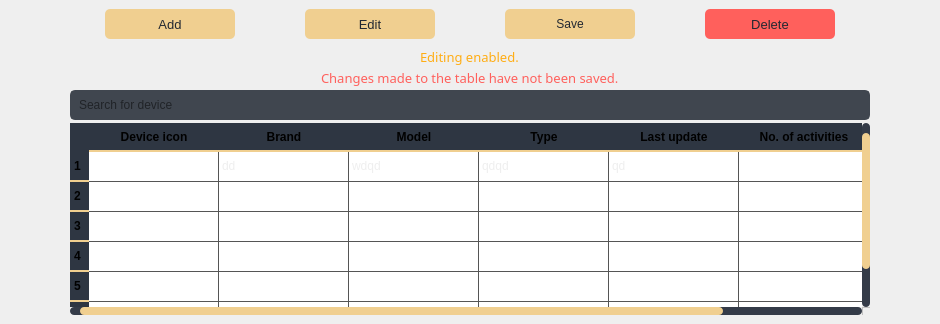
            <widget class="QWidget" name="manage_devices_page">
             <layout class="QVBoxLayout" name="verticalLayout_13">
              <property name="spacing">
               <number>0</number>
              </property>
              <property name="leftMargin">
               <number>0</number>
              </property>
              <property name="topMargin">
               <number>0</number>
              </property>
              <property name="rightMargin">
               <number>0</number>
              </property>
              <property name="bottomMargin">
               <number>0</number>
              </property>
              <item alignment="Qt::AlignHCenter|Qt::AlignTop">
               <widget class="QWidget" name="widget_5" native="true">
                <property name="styleSheet">
                 <string notr="true">QPushButton {	
	color: #222831;
	background-color: #F0CF90;
	border-radius: 5px;
	text-align: center;
}

QPushButton:pressed {
	background-color: #C3943C;
}</string>
                </property>
                <layout class="QHBoxLayout" name="horizontalLayout_10">
                 <property name="spacing">
                  <number>70</number>
                 </property>
                 <item>
                  <widget class="QPushButton" name="add_device_btn">
                   <property name="minimumSize">
                    <size>
                     <width>130</width>
                     <height>30</height>
                    </size>
                   </property>
                   <property name="font">
                    <font>
                     <pointsize>10</pointsize>
                    </font>
                   </property>
                   <property name="cursor">
                    <cursorShape>PointingHandCursor</cursorShape>
                   </property>
                   <property name="text">
                    <string>Add</string>
                   </property>
                  </widget>
                 </item>
                 <item>
                  <widget class="QPushButton" name="edit_device_table_btn">
                   <property name="minimumSize">
                    <size>
                     <width>130</width>
                     <height>30</height>
                    </size>
                   </property>
                   <property name="font">
                    <font>
                     <pointsize>10</pointsize>
                    </font>
                   </property>
                   <property name="cursor">
                    <cursorShape>PointingHandCursor</cursorShape>
                   </property>
                   <property name="text">
                    <string>Edit</string>
                   </property>
                  </widget>
                 </item>
                 <item>
                  <widget class="QPushButton" name="save_edited_table_btn">
                   <property name="minimumSize">
                    <size>
                     <width>130</width>
                     <height>30</height>
                    </size>
                   </property>
                   <property name="cursor">
                    <cursorShape>PointingHandCursor</cursorShape>
                   </property>
                   <property name="styleSheet">
                    <string notr="true"/>
                   </property>
                   <property name="text">
                    <string>Save</string>
                   </property>
                  </widget>
                 </item>
                 <item>
                  <widget class="QPushButton" name="delete_device_btn">
                   <property name="minimumSize">
                    <size>
                     <width>130</width>
                     <height>30</height>
                    </size>
                   </property>
                   <property name="font">
                    <font>
                     <pointsize>10</pointsize>
                    </font>
                   </property>
                   <property name="cursor">
                    <cursorShape>PointingHandCursor</cursorShape>
                   </property>
                   <property name="styleSheet">
                    <string notr="true">#delete_device_btn {
	background-color: #FF605C;
}

#delete_device_btn:pressed {
	background-color: #B7221F;
}</string>
                   </property>
                   <property name="text">
                    <string>Delete</string>
                   </property>
                  </widget>
                 </item>
                </layout>
               </widget>
              </item>
              <item>
               <widget class="QWidget" name="widget_6" native="true">
                <property name="sizePolicy">
                 <sizepolicy hsizetype="Preferred" vsizetype="Expanding">
                  <horstretch>0</horstretch>
                  <verstretch>0</verstretch>
                 </sizepolicy>
                </property>
                <layout class="QVBoxLayout" name="verticalLayout_14">
                 <property name="spacing">
                  <number>3</number>
                 </property>
                 <property name="leftMargin">
                  <number>70</number>
                 </property>
                 <property name="topMargin">
                  <number>0</number>
                 </property>
                 <property name="rightMargin">
                  <number>70</number>
                 </property>
                 <item alignment="Qt::AlignHCenter">
                  <widget class="QLabel" name="edit_devices_warning_label">
                   <property name="font">
                    <font>
                     <family>Montserrat Medium</family>
                     <pointsize>10</pointsize>
                    </font>
                   </property>
                   <property name="styleSheet">
                    <string notr="true">color: #FFAD14;</string>
                   </property>
                   <property name="text">
                    <string>Editing enabled.</string>
                   </property>
                  </widget>
                 </item>
                 <item alignment="Qt::AlignHCenter">
                  <widget class="QLabel" name="unsaved_changes_label">
                   <property name="font">
                    <font>
                     <family>Montserrat Medium</family>
                     <pointsize>10</pointsize>
                    </font>
                   </property>
                   <property name="styleSheet">
                    <string notr="true">color: #FF605C;</string>
                   </property>
                   <property name="text">
                    <string>Changes made to the table have not been saved.</string>
                   </property>
                  </widget>
                 </item>
                 <item>
                  <widget class="QLineEdit" name="search_device_field">
                   <property name="minimumSize">
                    <size>
                     <width>800</width>
                     <height>0</height>
                    </size>
                   </property>
                   <property name="maximumSize">
                    <size>
                     <width>16777215</width>
                     <height>16777215</height>
                    </size>
                   </property>
                   <property name="styleSheet">
                    <string notr="true">border: 2px solid #40464F;
background-color: #40464F;
border-radius: 5px;
padding: 5px;</string>
                   </property>
                   <property name="placeholderText">
                    <string>Search for device</string>
                   </property>
                  </widget>
                 </item>
                 <item>
                  <widget class="QTableWidget" name="device_table">
                   <property name="styleSheet">
                    <string notr="true">QTableWidget {
	color: #EEE;
	border-radius: 5px;
    gridline-color: #555;
}

QHeaderView::section {
    background-color: #2E3642;
    padding: 4px;
	border: none;
    border-bottom: 2px solid #F0CF90;
    font-weight: bold;
}

QTableWidget QTableCornerButton::section {
    background: #2E3642;
	border: none;
}

QTableWidget::item:selected {
    background-color: #F0CF90; 
	color: #222831;
}


QScrollBar:horizontal {
    border: none;
    background: rgb(52, 59, 72);
    height: 8px;
    margin: 0px 10px 0 10px;
	border-radius: 0px;
}

QScrollBar::handle:horizontal {
    background: #F0CF90;
    min-width: 25px;
	border-radius: 4px
}

QScrollBar::add-line:horizontal {
    border: none;
    background: rgb(52, 59, 72);
    width: 20px;
	border-top-right-radius: 4px;
    border-bottom-right-radius: 4px;
    subcontrol-position: right;
    subcontrol-origin: margin;
}

QScrollBar::sub-line:horizontal {
    border: none;
    background: rgb(52, 59, 72);
    width: 20px;
	border-top-left-radius: 4px;
    border-bottom-left-radius: 4px;
    subcontrol-position: left;
    subcontrol-origin: margin;
}

QScrollBar::up-arrow:horizontal, QScrollBar::down-arrow:horizontal {
     background: none;
}

QScrollBar::add-page:horizontal, QScrollBar::sub-page:horizontal {
     background: none;
}

 QScrollBar:vertical {
	border: none;
    background: rgb(52, 59, 72);
    width: 8px;
    margin: 10px 0 10px 0;
	border-radius: 0px;
 }

 QScrollBar::handle:vertical {	
	background: #F0CF90;
    min-height: 25px;
	border-radius: 4px
 }

 QScrollBar::add-line:vertical {
     border: none;
	 background: rgb(52, 59, 72);
     height: 20px;
	 border-bottom-left-radius: 4px;
     border-bottom-right-radius: 4px;
     subcontrol-position: bottom;
     subcontrol-origin: margin;
 }

 QScrollBar::sub-line:vertical {
	border: none;
	background: rgb(52, 59, 72);
    height: 20px;
	border-top-left-radius: 4px;
    border-top-right-radius: 4px;
    subcontrol-position: top;
    subcontrol-origin: margin;
 }

 QScrollBar::up-arrow:vertical, QScrollBar::down-arrow:vertical {
     background: none;
 }

 QScrollBar::add-page:vertical, QScrollBar::sub-page:vertical {
     background: none;
 }</string>
                   </property>
                   <property name="showGrid">
                    <bool>true</bool>
                   </property>
                   <attribute name="horizontalHeaderDefaultSectionSize">
                    <number>130</number>
                   </attribute>
                   <attribute name="horizontalHeaderStretchLastSection">
                    <bool>true</bool>
                   </attribute>
                   <row/>
                   <row/>
                   <row/>
                   <row/>
                   <row/>
                   <row/>
                   <column>
                    <property name="text">
                     <string>Device icon</string>
                    </property>
                   </column>
                   <column>
                    <property name="text">
                     <string>Brand</string>
                    </property>
                    <property name="font">
                     <font>
                      <pointsize>10</pointsize>
                     </font>
                    </property>
                   </column>
                   <column>
                    <property name="text">
                     <string>Model</string>
                    </property>
                    <property name="font">
                     <font>
                      <pointsize>10</pointsize>
                     </font>
                    </property>
                   </column>
                   <column>
                    <property name="text">
                     <string>Type</string>
                    </property>
                    <property name="font">
                     <font>
                      <pointsize>10</pointsize>
                     </font>
                    </property>
                   </column>
                   <column>
                    <property name="text">
                     <string>Last update</string>
                    </property>
                    <property name="font">
                     <font>
                      <pointsize>10</pointsize>
                     </font>
                    </property>
                   </column>
                   <column>
                    <property name="text">
                     <string>No. of activities</string>
                    </property>
                    <property name="font">
                     <font>
                      <pointsize>10</pointsize>
                     </font>
                    </property>
                   </column>
                   <item row="0" column="0">
                    <property name="text">
                     <string/>
                    </property>
                   </item>
                   <item row="0" column="1">
                    <property name="text">
                     <string>dd</string>
                    </property>
                   </item>
                   <item row="0" column="2">
                    <property name="text">
                     <string>wdqd</string>
                    </property>
                   </item>
                   <item row="0" column="3">
                    <property name="text">
                     <string>qdqd</string>
                    </property>
                   </item>
                   <item row="0" column="4">
                    <property name="text">
                     <string>qd</string>
                    </property>
                   </item>
                  </widget>
                 </item>
                </layout>
               </widget>
              </item>
             </layout>
            </widget>
